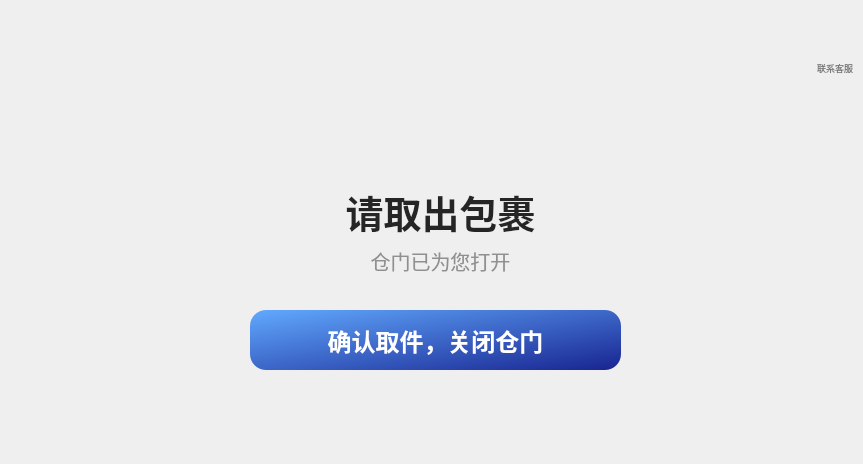
<?xml version="1.0" encoding="UTF-8"?>
<ui version="4.0">
 <class>Dialog</class>
 <widget class="QDialog" name="Dialog">
  <property name="geometry">
   <rect>
    <x>0</x>
    <y>0</y>
    <width>863</width>
    <height>464</height>
   </rect>
  </property>
  <property name="minimumSize">
   <size>
    <width>863</width>
    <height>464</height>
   </size>
  </property>
  <property name="maximumSize">
   <size>
    <width>863</width>
    <height>464</height>
   </size>
  </property>
  <property name="windowTitle">
   <string>Dialog</string>
  </property>
  <widget class="QLabel" name="label_3">
   <property name="geometry">
    <rect>
     <x>260</x>
     <y>230</y>
     <width>361</width>
     <height>61</height>
    </rect>
   </property>
   <property name="layoutDirection">
    <enum>Qt::LeftToRight</enum>
   </property>
   <property name="styleSheet">
    <string notr="true">QLabel {
    color: rgba(37, 37, 37, 120);                  /* 略浅于主文本 */
    font-size: 20px;
    font-weight: normal;
    font-family: 'Microsoft YaHei';
    background: transparent;
}
</string>
   </property>
   <property name="text">
    <string>仓门已为您打开</string>
   </property>
   <property name="alignment">
    <set>Qt::AlignCenter</set>
   </property>
  </widget>
  <widget class="QLabel" name="label">
   <property name="geometry">
    <rect>
     <x>380</x>
     <y>50</y>
     <width>130</width>
     <height>120</height>
    </rect>
   </property>
   <property name="minimumSize">
    <size>
     <width>130</width>
     <height>120</height>
    </size>
   </property>
   <property name="maximumSize">
    <size>
     <width>130</width>
     <height>120</height>
    </size>
   </property>
   <property name="text">
    <string/>
   </property>
   <property name="pixmap">
    <pixmap resource="resources.qrc">:/icons/icons/takeaway.png</pixmap>
   </property>
   <property name="scaledContents">
    <bool>true</bool>
   </property>
  </widget>
  <widget class="QPushButton" name="pushButton_2">
   <property name="geometry">
    <rect>
     <x>250</x>
     <y>310</y>
     <width>371</width>
     <height>60</height>
    </rect>
   </property>
   <property name="minimumSize">
    <size>
     <width>140</width>
     <height>54</height>
    </size>
   </property>
   <property name="maximumSize">
    <size>
     <width>400</width>
     <height>60</height>
    </size>
   </property>
   <property name="styleSheet">
    <string notr="true">QPushButton {
    background: qlineargradient(spread:pad, x1:0, y1:0, x2:1, y2:1, stop:0 #61A9FF, stop:1 #182490);
    color: #FFF;
    border-radius: 16px;
    font-size: 24px;
    font-family: 'Microsoft YaHei';
    font-weight: bold;
    min-width: 140px;
    min-height: 54px;
}
QPushButton:pressed {
    background: #f0f6ff;
}
</string>
   </property>
   <property name="text">
    <string>确认取件，关闭仓门</string>
   </property>
  </widget>
  <widget class="QLabel" name="label_2">
   <property name="geometry">
    <rect>
     <x>280</x>
     <y>180</y>
     <width>321</width>
     <height>61</height>
    </rect>
   </property>
   <property name="styleSheet">
    <string notr="true">QLabel {
    color:  rgb(37, 37, 37);
    font-size: 38px;
    font-weight: bold;
    font-family: 'Microsoft YaHei';
    background: transparent;
}
</string>
   </property>
   <property name="text">
    <string>请取出包裹</string>
   </property>
   <property name="alignment">
    <set>Qt::AlignCenter</set>
   </property>
  </widget>
  <widget class="QLabel" name="label_4">
   <property name="geometry">
    <rect>
     <x>780</x>
     <y>30</y>
     <width>26</width>
     <height>26</height>
    </rect>
   </property>
   <property name="text">
    <string/>
   </property>
   <property name="pixmap">
    <pixmap resource="resources.qrc">:/icons/icons/CustomerService.png</pixmap>
   </property>
   <property name="scaledContents">
    <bool>true</bool>
   </property>
  </widget>
  <widget class="QLabel" name="label_5">
   <property name="geometry">
    <rect>
     <x>760</x>
     <y>60</y>
     <width>150</width>
     <height>15</height>
    </rect>
   </property>
   <property name="font">
    <font>
     <family>微软雅黑</family>
     <pointsize>7</pointsize>
    </font>
   </property>
   <property name="styleSheet">
    <string notr="true">QLabel{
 color: rgba(37, 37, 37, 150);}</string>
   </property>
   <property name="text">
    <string>联系客服</string>
   </property>
   <property name="alignment">
    <set>Qt::AlignCenter</set>
   </property>
  </widget>
 </widget>
 <resources>
  <include location="resources.qrc"/>
 </resources>
 <connections/>
</ui>
